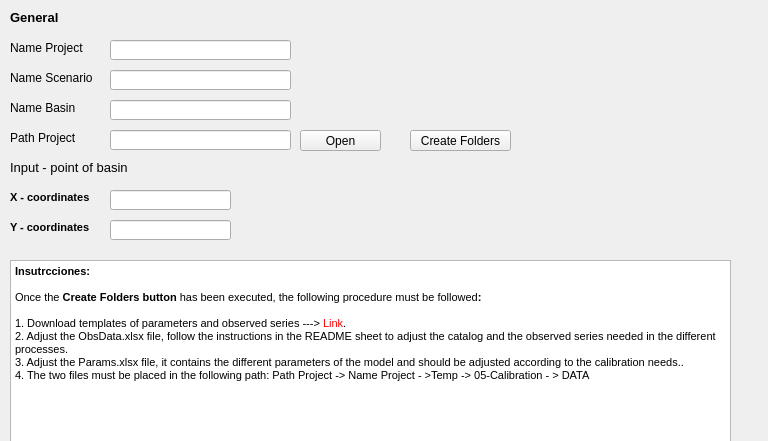
            <widget class="QWidget" name="Step1">
             <property name="geometry">
              <rect>
               <x>0</x>
               <y>0</y>
               <width>768</width>
               <height>441</height>
              </rect>
             </property>
             <attribute name="label">
              <string>Step 1 - Configuration Project</string>
             </attribute>
             <widget class="QLabel" name="label_3">
              <property name="geometry">
               <rect>
                <x>10</x>
                <y>10</y>
                <width>121</width>
                <height>16</height>
               </rect>
              </property>
              <property name="text">
               <string>&lt;html&gt;&lt;head/&gt;&lt;body&gt;&lt;p&gt;&lt;span style=&quot; font-size:10pt; font-weight:600;&quot;&gt;General&lt;/span&gt;&lt;/p&gt;&lt;/body&gt;&lt;/html&gt;</string>
              </property>
             </widget>
             <widget class="QLineEdit" name="name_project">
              <property name="geometry">
               <rect>
                <x>110</x>
                <y>40</y>
                <width>181</width>
                <height>20</height>
               </rect>
              </property>
             </widget>
             <widget class="QLineEdit" name="output_path">
              <property name="geometry">
               <rect>
                <x>110</x>
                <y>130</y>
                <width>181</width>
                <height>20</height>
               </rect>
              </property>
             </widget>
             <widget class="QPushButton" name="select_output">
              <property name="geometry">
               <rect>
                <x>300</x>
                <y>130</y>
                <width>81</width>
                <height>21</height>
               </rect>
              </property>
              <property name="text">
               <string>Open</string>
              </property>
             </widget>
             <widget class="QLabel" name="label">
              <property name="geometry">
               <rect>
                <x>10</x>
                <y>40</y>
                <width>121</width>
                <height>16</height>
               </rect>
              </property>
              <property name="text">
               <string>&lt;html&gt;&lt;head/&gt;&lt;body&gt;&lt;p&gt;Name Project&lt;/p&gt;&lt;/body&gt;&lt;/html&gt;</string>
              </property>
             </widget>
             <widget class="QLabel" name="label_2">
              <property name="geometry">
               <rect>
                <x>10</x>
                <y>130</y>
                <width>121</width>
                <height>16</height>
               </rect>
              </property>
              <property name="text">
               <string>&lt;html&gt;&lt;head/&gt;&lt;body&gt;&lt;p&gt;Path Project&lt;/p&gt;&lt;/body&gt;&lt;/html&gt;</string>
              </property>
             </widget>
             <widget class="QLabel" name="label_4">
              <property name="geometry">
               <rect>
                <x>10</x>
                <y>70</y>
                <width>121</width>
                <height>16</height>
               </rect>
              </property>
              <property name="text">
               <string>&lt;html&gt;&lt;head/&gt;&lt;body&gt;&lt;p&gt;Name Scenario&lt;/p&gt;&lt;/body&gt;&lt;/html&gt;</string>
              </property>
             </widget>
             <widget class="QLineEdit" name="name_scenario">
              <property name="geometry">
               <rect>
                <x>110</x>
                <y>70</y>
                <width>181</width>
                <height>20</height>
               </rect>
              </property>
             </widget>
             <widget class="QLineEdit" name="Name_Basin">
              <property name="geometry">
               <rect>
                <x>110</x>
                <y>100</y>
                <width>181</width>
                <height>20</height>
               </rect>
              </property>
             </widget>
             <widget class="QLabel" name="label_5">
              <property name="geometry">
               <rect>
                <x>10</x>
                <y>100</y>
                <width>121</width>
                <height>16</height>
               </rect>
              </property>
              <property name="text">
               <string>&lt;html&gt;&lt;head/&gt;&lt;body&gt;&lt;p&gt;Name Basin&lt;/p&gt;&lt;/body&gt;&lt;/html&gt;</string>
              </property>
             </widget>
             <widget class="QTextBrowser" name="textBrowser">
              <property name="geometry">
               <rect>
                <x>10</x>
                <y>260</y>
                <width>721</width>
                <height>192</height>
               </rect>
              </property>
              <property name="html">
               <string>&lt;!DOCTYPE HTML PUBLIC &quot;-//W3C//DTD HTML 4.0//EN&quot; &quot;http://www.w3.org/TR/REC-html40/strict.dtd&quot;&gt;
&lt;html&gt;&lt;head&gt;&lt;meta name=&quot;qrichtext&quot; content=&quot;1&quot; /&gt;&lt;style type=&quot;text/css&quot;&gt;
p, li { white-space: pre-wrap; }
&lt;/style&gt;&lt;/head&gt;&lt;body style=&quot; font-family:'MS Shell Dlg 2'; font-size:7.8pt; font-weight:600; font-style:normal;&quot;&gt;
&lt;p style=&quot; margin-top:0px; margin-bottom:0px; margin-left:0px; margin-right:0px; -qt-block-indent:0; text-indent:0px;&quot;&gt;&lt;span style=&quot; font-size:8.25pt;&quot;&gt;Insutrcciones:&lt;br /&gt;&lt;br /&gt;&lt;/span&gt;&lt;span style=&quot; font-size:8.25pt; font-weight:400;&quot;&gt;Once the &lt;/span&gt;&lt;span style=&quot; font-size:8.25pt;&quot;&gt;Create Folders button&lt;/span&gt;&lt;span style=&quot; font-size:8.25pt; font-weight:400;&quot;&gt; has been executed, the following procedure must be followed&lt;/span&gt;&lt;span style=&quot; font-size:8.25pt;&quot;&gt;: &lt;/span&gt;&lt;span style=&quot; font-size:8.25pt; font-weight:400;&quot;&gt;&lt;br /&gt;&lt;br /&gt;1. Download templates of parameters and observed series ---&amp;gt; &lt;/span&gt;&lt;span style=&quot; font-size:8.25pt; font-weight:400; color:#ff0000;&quot;&gt;Link&lt;/span&gt;&lt;span style=&quot; font-size:8.25pt; font-weight:400;&quot;&gt;.&lt;/span&gt;&lt;/p&gt;
&lt;p style=&quot; margin-top:0px; margin-bottom:0px; margin-left:0px; margin-right:0px; -qt-block-indent:0; text-indent:0px;&quot;&gt;&lt;span style=&quot; font-size:8.25pt; font-weight:400;&quot;&gt;2. Adjust the ObsData.xlsx file, follow the instructions in the README sheet to adjust the catalog and the observed series needed in the different processes.&lt;/span&gt;&lt;/p&gt;
&lt;p style=&quot; margin-top:0px; margin-bottom:0px; margin-left:0px; margin-right:0px; -qt-block-indent:0; text-indent:0px;&quot;&gt;&lt;span style=&quot; font-size:8.25pt; font-weight:400;&quot;&gt;3. Adjust the Params.xlsx file, it contains the different parameters of the model and should be adjusted according to the calibration needs..&lt;/span&gt;&lt;/p&gt;
&lt;p style=&quot; margin-top:0px; margin-bottom:0px; margin-left:0px; margin-right:0px; -qt-block-indent:0; text-indent:0px;&quot;&gt;&lt;span style=&quot; font-size:8.25pt; font-weight:400;&quot;&gt;4. The two files must be placed in the following path: Path Project -&amp;gt; Name Project - &amp;gt;Temp -&amp;gt; 05-Calibration - &amp;gt; DATA&lt;/span&gt;&lt;/p&gt;
&lt;p style=&quot;-qt-paragraph-type:empty; margin-top:0px; margin-bottom:0px; margin-left:0px; margin-right:0px; -qt-block-indent:0; text-indent:0px; font-size:8.25pt; font-weight:400;&quot;&gt;&lt;br /&gt;&lt;/p&gt;&lt;/body&gt;&lt;/html&gt;</string>
              </property>
             </widget>
             <widget class="QPushButton" name="Create_Folders">
              <property name="geometry">
               <rect>
                <x>410</x>
                <y>130</y>
                <width>101</width>
                <height>21</height>
               </rect>
              </property>
              <property name="text">
               <string>Create Folders</string>
              </property>
             </widget>
             <widget class="QPushButton" name="Next_Step_2">
              <property name="geometry">
               <rect>
                <x>630</x>
                <y>480</y>
                <width>101</width>
                <height>21</height>
               </rect>
              </property>
              <property name="text">
               <string>Next</string>
              </property>
             </widget>
             <widget class="QLabel" name="label_9">
              <property name="geometry">
               <rect>
                <x>10</x>
                <y>220</y>
                <width>101</width>
                <height>16</height>
               </rect>
              </property>
              <property name="text">
               <string>&lt;html&gt;&lt;head/&gt;&lt;body&gt;&lt;p&gt;&lt;span style=&quot; font-size:8pt; font-weight:600;&quot;&gt;Y - coordinates&lt;/span&gt;&lt;/p&gt;&lt;/body&gt;&lt;/html&gt;</string>
              </property>
             </widget>
             <widget class="QLabel" name="label_7">
              <property name="geometry">
               <rect>
                <x>10</x>
                <y>190</y>
                <width>101</width>
                <height>16</height>
               </rect>
              </property>
              <property name="text">
               <string>&lt;html&gt;&lt;head/&gt;&lt;body&gt;&lt;p&gt;&lt;span style=&quot; font-size:8pt; font-weight:600;&quot;&gt;X - coordinates&lt;/span&gt;&lt;/p&gt;&lt;/body&gt;&lt;/html&gt;</string>
              </property>
             </widget>
             <widget class="QLineEdit" name="X_coor">
              <property name="geometry">
               <rect>
                <x>110</x>
                <y>190</y>
                <width>121</width>
                <height>20</height>
               </rect>
              </property>
             </widget>
             <widget class="QLineEdit" name="Y_coor">
              <property name="geometry">
               <rect>
                <x>110</x>
                <y>220</y>
                <width>121</width>
                <height>20</height>
               </rect>
              </property>
             </widget>
             <widget class="QLabel" name="label_6">
              <property name="geometry">
               <rect>
                <x>10</x>
                <y>160</y>
                <width>151</width>
                <height>16</height>
               </rect>
              </property>
              <property name="text">
               <string>&lt;html&gt;&lt;head/&gt;&lt;body&gt;&lt;p&gt;&lt;span style=&quot; font-size:10pt;&quot;&gt;Input - point of basin&lt;/span&gt;&lt;/p&gt;&lt;/body&gt;&lt;/html&gt;</string>
              </property>
             </widget>
            </widget>
